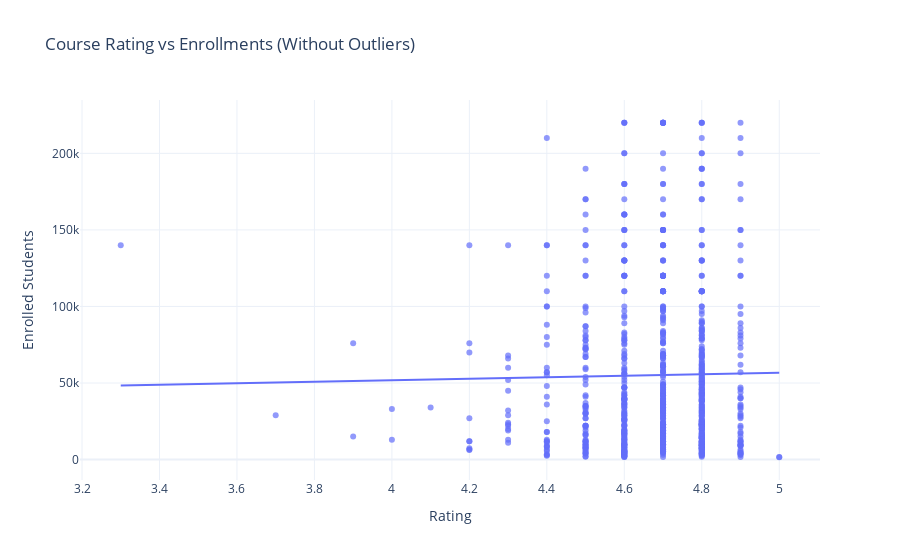

The notebook cell this image was saved under:
### Markdown cell above
in the chart above we definitely see some outliers which make the chart not very clear. Let;s remove the outliers and build the scatterplot without them.

### Code cell
# Calculate IQR for 'course_students_enrolled'
Q1 = df["course_students_enrolled"].quantile(0.25)
Q3 = df["course_students_enrolled"].quantile(0.75)
IQR = Q3 - Q1

lower_bound = Q1 - 1.5 * IQR
upper_bound = Q3 + 1.5 * IQR

# Filter out outliers
df_filtered = df[
    (df["course_students_enrolled"] >= lower_bound)
    & (df["course_students_enrolled"] <= upper_bound)
]

# \Create the scatter plot with trendline
fig = px.scatter(
    df_filtered,
    x="course_rating",
    y="course_students_enrolled",
    trendline="ols",
    title="Course Rating vs Enrollments (Without Outliers)",
    labels={"course_rating": "Rating", "course_students_enrolled": "Enrolled Students"},
    opacity=0.7,
    template="plotly_white",
)

fig.show()

### Figure 1 — Plotly figure (JSON) as saved in the notebook; plotly's stock layout.template omitted (floating-point values rounded to 4 significant figures; data arrays with more than 128 entries replaced by an {"elided": "..."} marker saying what was removed)
{"data": [{"hovertemplate": "Rating=%{x}<br>Enrolled Students=%{y}<extra></extra>", "legendgroup": "", "marker": {"color": "#636efa", "opacity": 0.7, "symbol": "circle"}, "mode": "markers", "name": "", "orientation": "v", "showlegend": false, "type": "scatter", "x": {"elided": "813 float values"}, "xaxis": "x", "y": {"elided": "813 int values"}, "yaxis": "y"}, {"hovertemplate": "<b>OLS trendline</b><br>course_students_enrolled = 4893.35 * course_rating + 32267.2<br>R<sup>2</sup>=0.000243<br><br>Rating=%{x}<br>Enrolled Students=%{y} <b>(trend)</b><extra></extra>", "legendgroup": "", "marker": {"color": "#636efa", "symbol": "circle"}, "mode": "lines", "name": "", "showlegend": false, "type": "scatter", "x": {"elided": "813 float values"}, "xaxis": "x", "y": {"elided": "813 float values"}, "yaxis": "y"}], "layout": {"legend": {"tracegroupgap": 0}, "title": {"text": "Course Rating vs Enrollments (Without Outliers)"}, "xaxis": {"anchor": "y", "domain": [0, 1], "title": {"text": "Rating"}}, "yaxis": {"anchor": "x", "domain": [0, 1], "title": {"text": "Enrolled Students"}}}}
